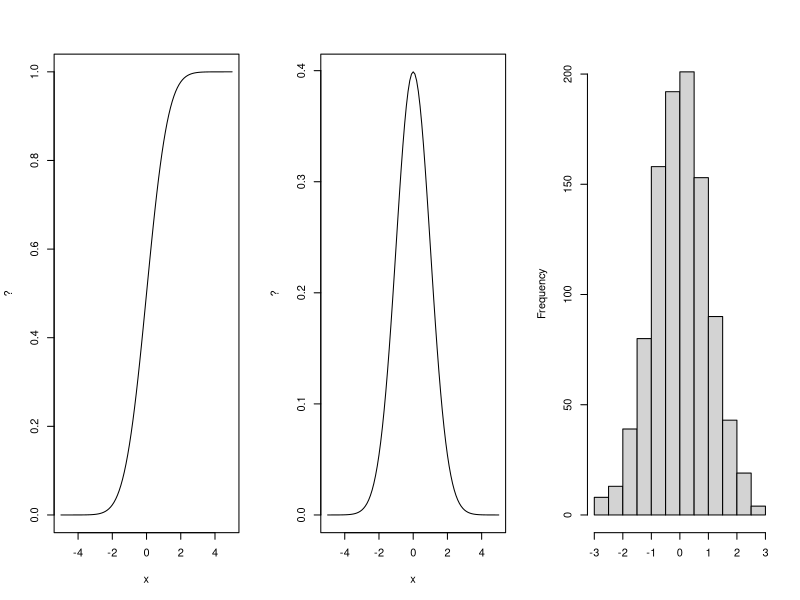

Write the R code that produced this figure.
## ---- chunk 1
par(mfrow = c(1, 3))
plot(seq(-5, 5, 0.1), pnorm(seq(-5, 5, 0.1)), "l", xlab = "x", ylab = "?")
plot(seq(-5, 5, 0.1), dnorm(seq(-5, 5, 0.1)), "l", xlab = "x", ylab = "?")
hist(rnorm(1000), main = "", xlab = "")
